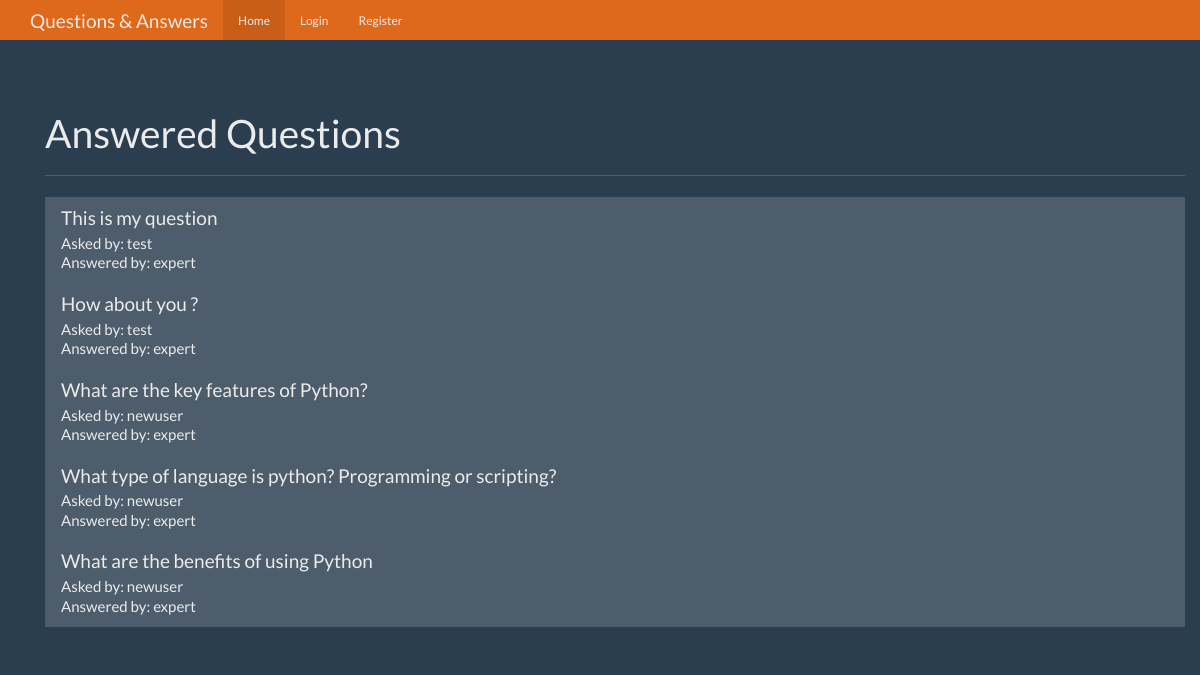
The page / on the database its author committed.
### tables this page shows
CREATE TABLE questions(
    id integer primary key autoincrement,
    question_text text not null,
    asked_by_id integer not null,
    expert_id integer not null
, answer_text text);

CREATE TABLE user(
    id integer primary key autoincrement,
    name text not null,
    password text not null,
    expert boolean not null,
    admin boolean not null
);

### app.py (the view)
@app.route('/')
def index():
    user = get_current_user()
    db = get_db()
    questions_cur = db.execute('select questions.id as question_id, questions.question_text, askers.name as asker_name, experts.name as expert_name from questions \
                                join user as askers on askers.id=questions.asked_by_id \
                                join user as experts on experts.id=questions.expert_id \
                                where questions.answer_text is not null')
    questions_result = questions_cur.fetchall()
    return render_template('home.html', user=user, questions=questions_result)

### app.py (called while the page is built)
def get_current_user():
    user_result = None
    if 'user' in session:
        user = session['user']
        db = get_db()
        user_cur = db.execute('select id, name, password, expert, admin from user where name=?', [user])
        user_result = user_cur.fetchone()
    return user_result

### database.py (called while the page is built)
def connect_db():
    sql = sqlite3.connect('D:/Flask/Q&A_App/questions.db')
    sql.row_factory = sqlite3.Row
    return sql

def get_db():
    if not hasattr(g, 'sqlite3'):
        g.sqlite_db = connect_db()
    return g.sqlite_db

### templates/home.html (shortened to what this page needs)
{% extends "base.html" %}
{% from "show_links.html" import show_links %}
{% block nav %}
{{ show_links(user) }}
{% endblock %}
{% block body %}
<div class="container theme-showcase" role="main">
  <div class="page-header">
    <h1>Answered Questions</h1>
  </div>
  <div class="row">
    <div class="col-lg-12">
      <div class="list-group">
        {% for question in questions %}
        <a href="{{ url_for('question', question_id=question['question_id']) }}" class="list-group-item">
          <h4 class="list-group-item-heading">{{ question['question_text'] }}</h4>
          <p class="list-group-item-text">Asked by: {{ question['asker_name'] }}</p>
          <p class="list-group-item-text">Answered by: {{ question['expert_name'] }}</p>
        </a>
        {% endfor %}
      </div>
    </div>
  </div>
</div>
{% endblock %}

### templates/base.html (shortened to what this page needs)
<!DOCTYPE html>
<html lang="en">
  <head>
    <link href="{{ url_for('static', filename='bootstrap.min.css') }}" rel="stylesheet">
    <link href="{{ url_for('static', filename='theme.css') }}" rel="stylesheet">
  </head>
  <body>
    <nav class="navbar navbar-inverse navbar-fixed-top">
      <div class="container">
        <div class="navbar-header">
          <a class="navbar-brand" href="{{ url_for('index') }}">Questions & Answers</a>
        </div>
        <div id="navbar" class="navbar-collapse collapse">
            {% block nav %}{% endblock %}
        </div>
      </div>
    </nav>
    <div class="container theme-showcase" role="main">
      {% block body %}{% endblock %}
    </div>
  </body>
</html>

### templates/show_links.html (shortened to what this page needs)
{% macro show_links(user) %}
<ul class="nav navbar-nav">
    <li class="active"><a href="{{ url_for('index') }}">Home</a></li>
    {% if not user %}
    <li><a href="{{ url_for('login') }}">Login</a></li>
    <li><a href="{{ url_for('register') }}">Register</a></li>
    {% endif %}
</ul>
{% endmacro %}

### static/theme.css (style rules this page uses)
body { padding-top: 70px; padding-bottom: 30px; }

### rows shown on the page
questions: question_text "This is my question", asker_name "test", expert_name "expert"
questions: question_text "How about you ?", asker_name "test", expert_name "expert"
questions: question_text "What are the key features of Python?", asker_name "newuser", expert_name "expert"
questions: question_text "What type of language is python? Programming or scripting?", asker_name "newuser", expert_name "expert"
questions: question_text "What are the benefits of using Python", asker_name "newuser", expert_name "expert"
